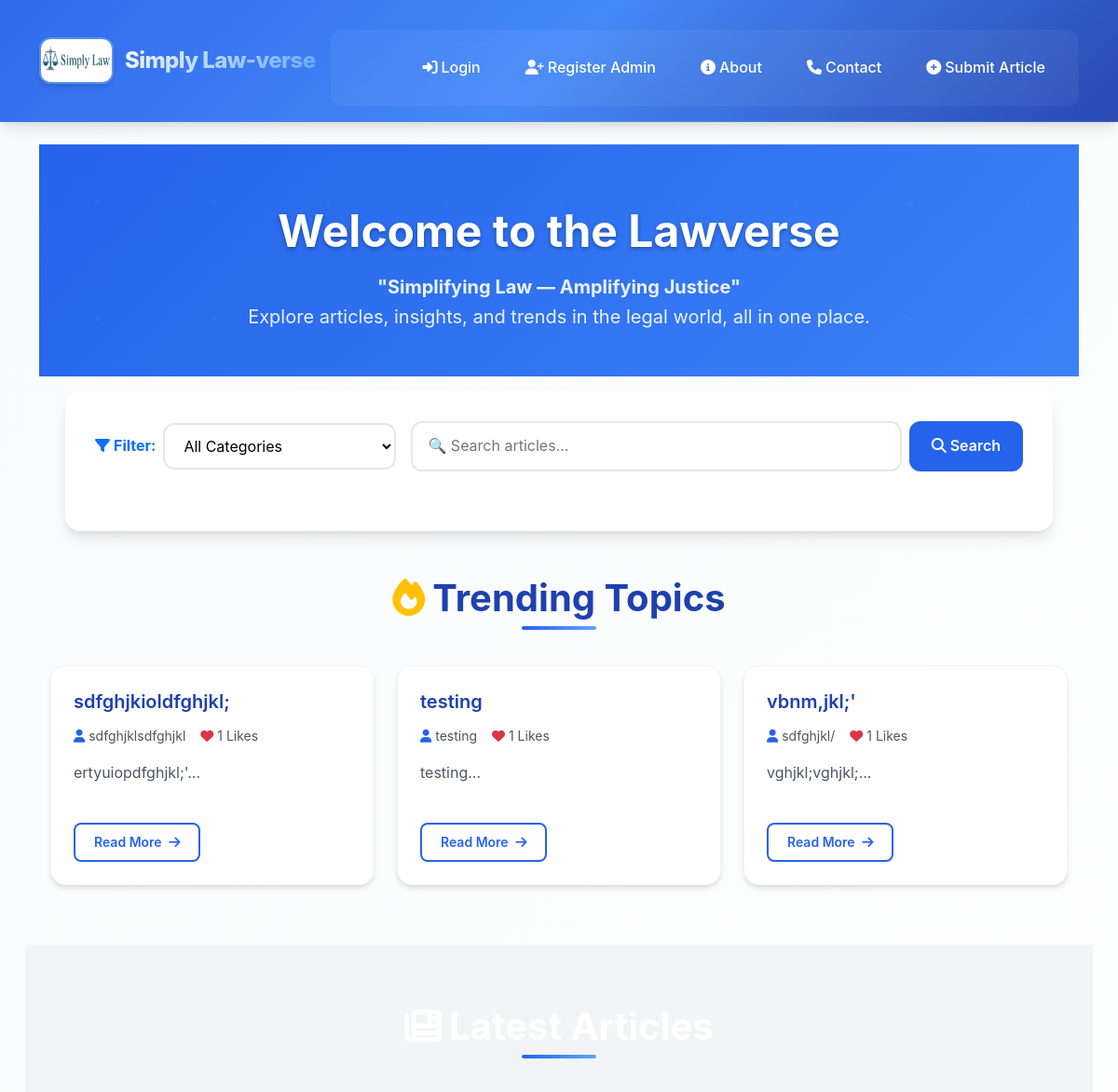
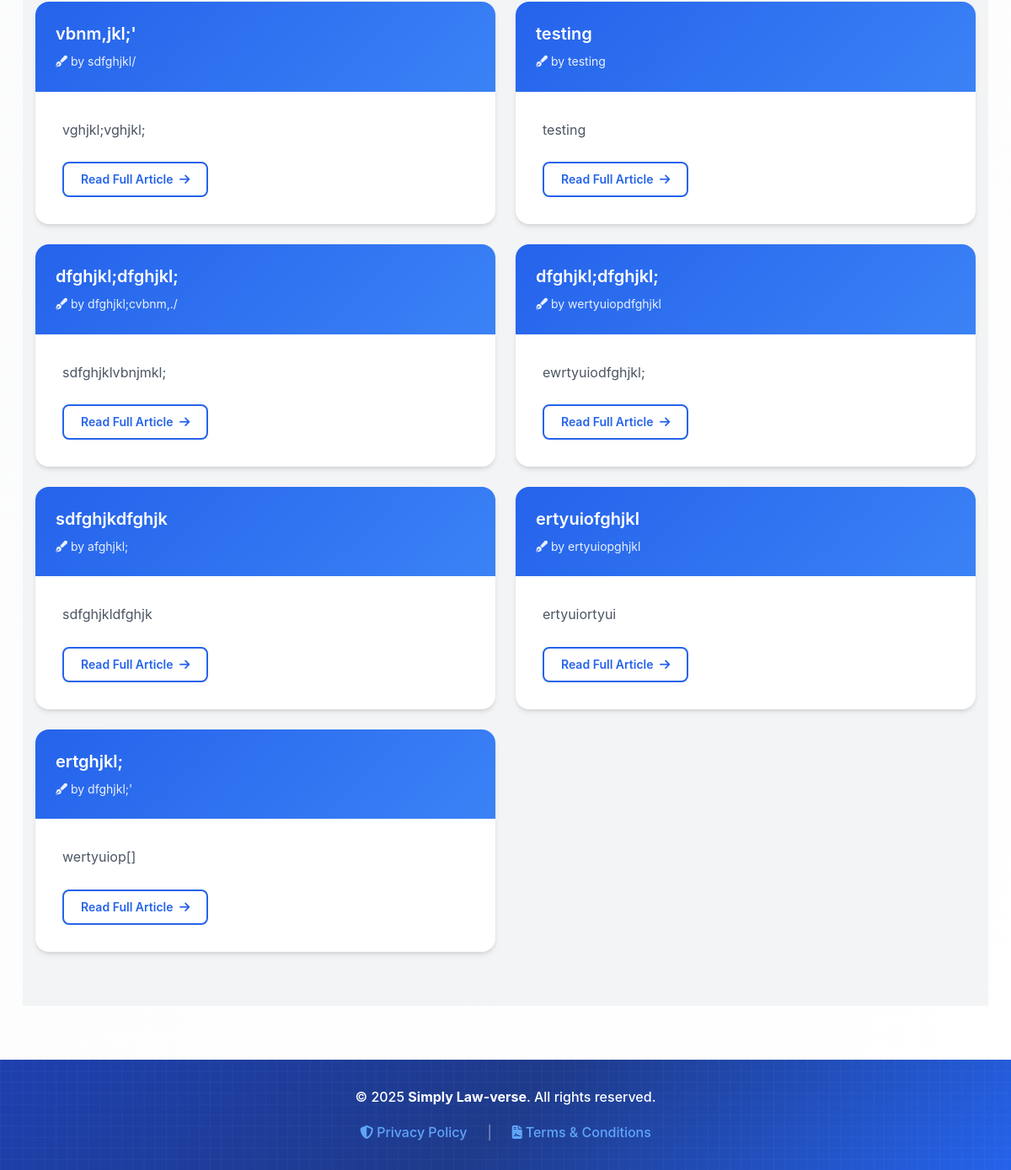
The page / on the database its author committed (2 pictures, top to bottom).
### models.py (models this page shows)
class Article(db.Model):
    id = db.Column(db.Integer, primary_key=True)
    email = db.Column(db.String(120))
    title = db.Column(db.String(100), nullable=False)
    content = db.Column(db.Text, nullable=False)
    author = db.Column(db.String(100), nullable=False)
    date_posted = db.Column(db.DateTime, default=datetime.utcnow)
    comments = db.relationship('Comment', backref='article', lazy=True)
    likes = db.Column(db.Integer, default=0, nullable=False)
    status = db.Column(db.String(20), nullable=False, default='pending')
    views = db.Column(db.Integer, default=0)
    date_submitted = db.Column(db.DateTime, default=datetime.utcnow)
    cover_image = db.Column(db.String(100))  # New field
    document_filename = db.Column(db.String(120), nullable=True)
    category = db.Column(db.String(100), nullable=False, default='General')
    approved = db.Column(db.Boolean, default=False)  # <- important!

### routes.py (the view, shortened to what this page needs)
    @app.route('/')
    def home():
        page = request.args.get('page', 1, type=int)
        category = request.args.get('category')
        search_query = request.args.get('search', '', type=str)
        per_page = 8
        trending_articles = Article.query.order_by(Article.likes.desc()).limit(3).all()
        query = Article.query.filter(Article.status == 'approved')
        if category:
            query = query.filter(Article.category == category)
        articles = query.order_by(Article.likes.desc(), Article.date_posted.desc())\
                        .paginate(page=page, per_page=per_page)
        categories = db.session.query(Article.category).distinct().all()
        return render_template('home.html', articles=articles, categories=categories,
                               selected_category=category, search_query=search_query, trending_articles=trending_articles)

### templates/home.html (shortened to what this page needs)
{% extends 'layout.html' %}
{% block content %}
<div class="hero-section">
  <div class="container hero-content">
    <div class="text-center">
      <h1 class="hero-title">Welcome to the Lawverse</h1>
      <p class="hero-subtitle">
      <strong>"Simplifying Law — Amplifying Justice" </strong> <br>
      Explore articles, insights, and trends in the legal world, all in one place.
      </p>
    </div>
  </div>
</div>
<div class="container">
  <div class="search-filter-section">
    <form method="get" action="{{ url_for('home') }}" class="filter-form">
      <div class="d-flex align-items-center gap-2">
        <label for="category" class="form-label mb-0 fw-bold text-primary">
          <i class="fas fa-filter me-1"></i>Filter:
        </label>
        <select class="category-select" name="category" onchange="this.form.submit()">
          <option value="">All Categories</option>
        </select>
      </div>
      <div class="search-container">
        <input type="text" class="search-input" name="search"
               placeholder="🔍 Search articles..." value="{{ search_query }}">
        <button type="submit" class="search-btn">
          <i class="fas fa-search me-1"></i>Search
        </button>
      </div>
    </form>
  </div>
  {% if trending_articles %}
  <div class="trending-section">
    <h2 class="section-title">
      <i class="fas fa-fire text-warning me-2"></i>Trending Topics
    </h2>
    <div class="row row-cols-1 row-cols-md-2 row-cols-lg-3 g-4">
      {% for article in trending_articles %}
      <div class="col">
        <div class="trending-card">
          <div class="trending-card-body">
            <h5 class="trending-title">
              <a href="{{ url_for('view_article', article_id=article.id) }}">
                {{ article.title }}
              </a>
            </h5>
            <div class="trending-meta">
              <span>
                <i class="fas fa-user"></i> {{ article.author }}
              </span>
              <span>
                <i class="fas fa-heart text-danger"></i> {{ article.likes or 0 }} Likes
              </span>
            </div>
            <p class="trending-content">
              {{ article.content[:120] }}...
            </p>
          </div>
          <div class="trending-footer">
            <a href="{{ url_for('view_article', article_id=article.id) }}" class="read-more-btn">
              Read More <i class="fas fa-arrow-right ms-1"></i>
            </a>
          </div>
        </div>
      </div>
      {% endfor %}
    </div>
  </div>
  {% endif %}
</div>
<div class="articles-section">
  <div class="container">
    {% if articles %}
      <h2 class="section-title" style="color: white;">
        <i class="fas fa-newspaper me-2"></i>Latest Articles
      </h2>
      <div class="row row-cols-1 row-cols-md-2 g-4">
        {% for article in articles %}
        <div class="col">
          <div class="article-card">
            <div class="article-header">
              <h5 class="article-title">
                <a href="{{ url_for('read_more', article_id=article.id) }}">
                  {{ article.title }}
                </a>
              </h5>
              <p class="article-author">
                <i class="fas fa-pen-fancy me-1"></i>by {{ article.author }}
              </p>
            </div>
            <div class="article-body">
              <p class="article-content">
                {{ article.content[:300] }}{% if article.content|length > 300 %}...{% endif %}
              </p>
              <a href="{{ url_for('read_more', article_id=article.id) }}" class="read-more-btn">
                Read Full Article <i class="fas fa-arrow-right ms-1"></i>
              </a>
            </div>
          </div>
        </div>
        {% endfor %}
      </div>
    {% else %}
      <div class="empty-state">
        <i class="fas fa-file-alt"></i>
        <h3>No Articles Found</h3>
        <p>No approved articles available at the moment. Please check back soon for fresh content!</p>
      </div>
    {% endif %}
  </div>
</div>
{% endblock %}

### templates/layout.html (style rules this page uses)
:root { --primary-blue: #2563eb; --secondary-blue: #3b82f6; --dark-blue: #1e40af; --light-blue: #60a5fa; --accent-blue: #93c5fd; --navy-blue: #1e3a8a; --white: #ffffff; --gray-50: #f9fafb; --gray-100: #f3f4f6; --gray-200: #e5e7eb; --gray-600: #4b5563; --gray-900: #111827; --shadow-sm: 0 1px 2px 0 rgba(0, 0, 0, 0.05); --shadow-md: 0 4px 6px -1px rgba(0, 0, 0, 0.1), 0 2px 4px -1px rgba(0, 0, 0, 0.06); --shadow-lg: 0 10px 15px -3px rgba(0, 0, 0, 0.1), 0 4px 6px -2px rgba(0, 0, 0, 0.05); --shadow-xl: 0 20px 25px -5px rgba(0, 0, 0, 0.1), 0 10px 10px -5px rgba(0, 0, 0, 0.04); }
* { box-sizing: border-box; }
body { background: linear-gradient(135deg, var(--gray-50) 0%, var(--white) 100%); font-family: -apple-system, BlinkMacSystemFont, 'Segoe UI', 'Roboto', 'Helvetica Neue', Arial, sans-serif; line-height: 1.6; margin: 0; padding: 0; }

### rows shown on the page
Article: title "sdfghjkioldfghjkl;", author "sdfghjklsdfghjkl", likes "1", content "ertyuiopdfghjkl;'"
Article: title "testing", author "testing", likes "1", content "testing"
Article: title "vbnm,jkl;'", author "sdfghjkl/", likes "1", content "vghjkl;vghjkl;"
Article: title "dfghjkl;dfghjkl;", author "dfghjkl;cvbnm,./", content "sdfghjklvbnjmkl;"
Article: title "dfghjkl;dfghjkl;", author "wertyuiopdfghjkl", content "ewrtyuiodfghjkl;"
Article: title "sdfghjkdfghjk", author "afghjkl;", content "sdfghjkldfghjk"
Article: title "ertyuiofghjkl", author "ertyuiopghjkl", content "ertyuiortyui"
Article: title "ertghjkl;", author "dfghjkl;'", content "wertyuiop[]"

### other values the page prints
{{ current_year or '2025' }} "2025"
